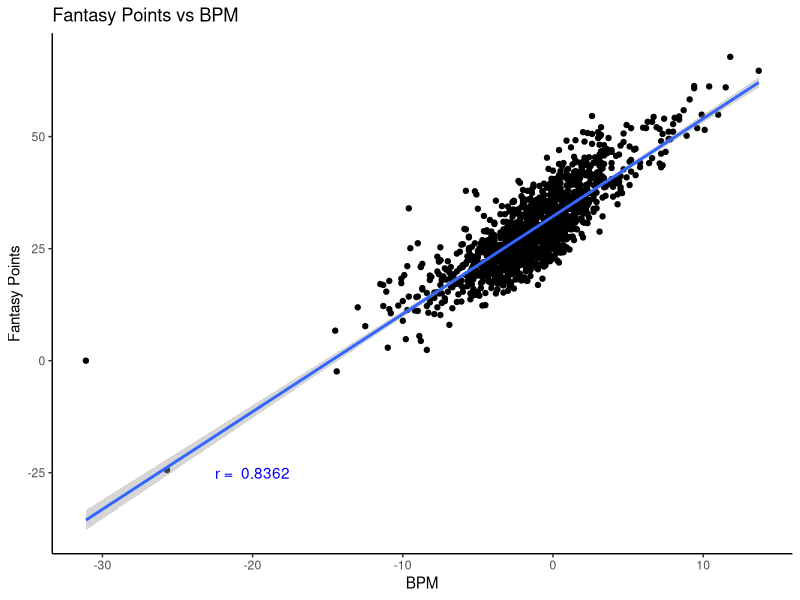
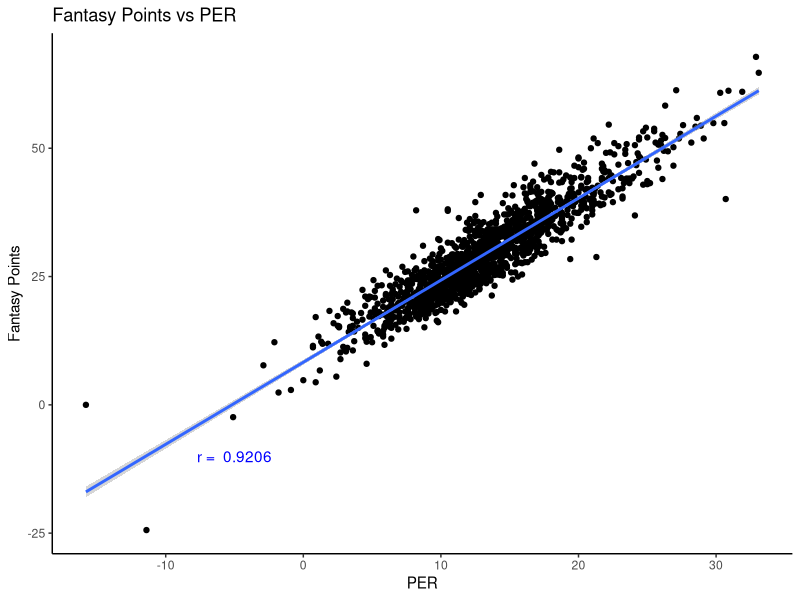
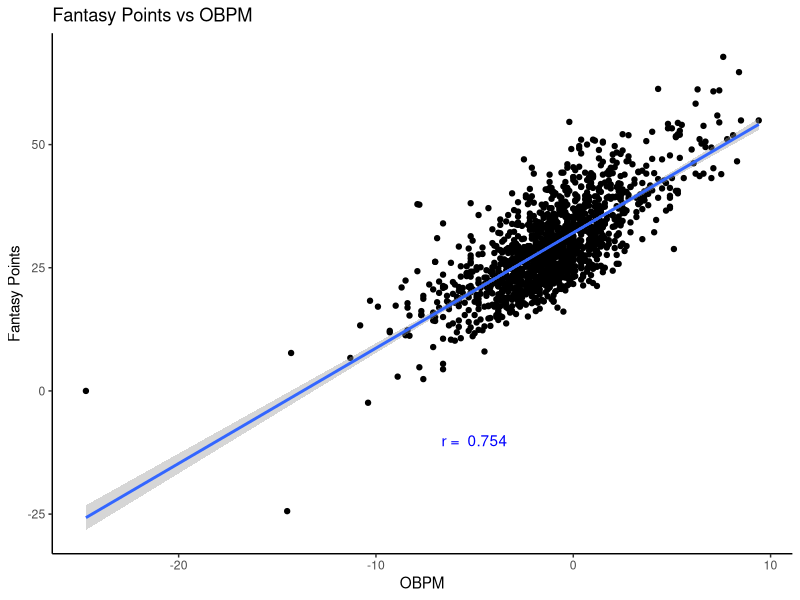
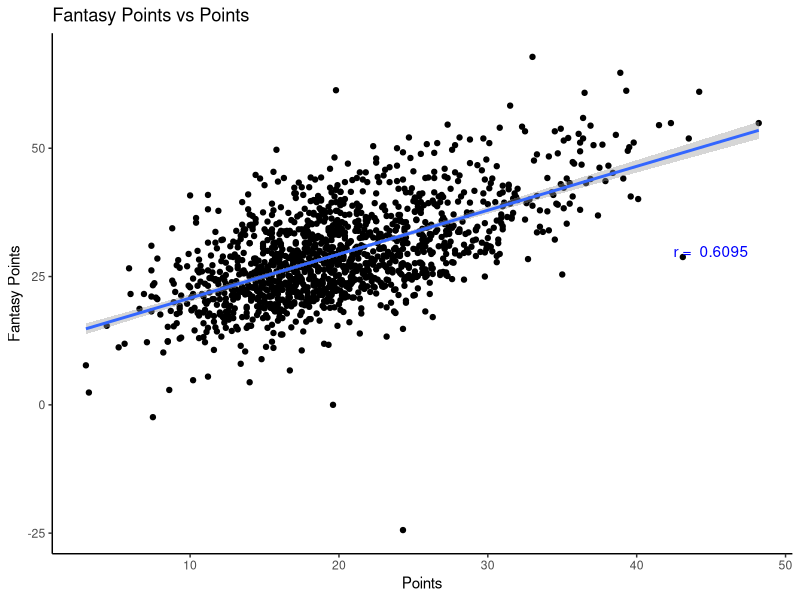
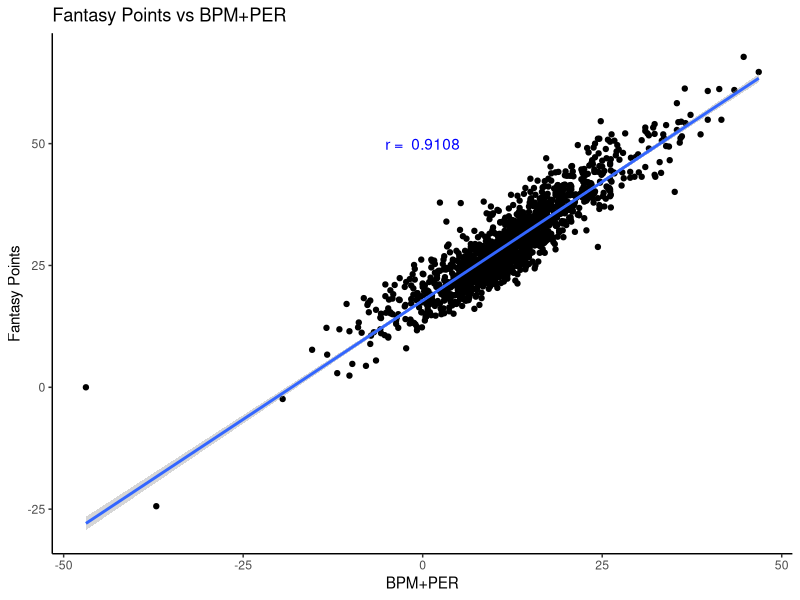
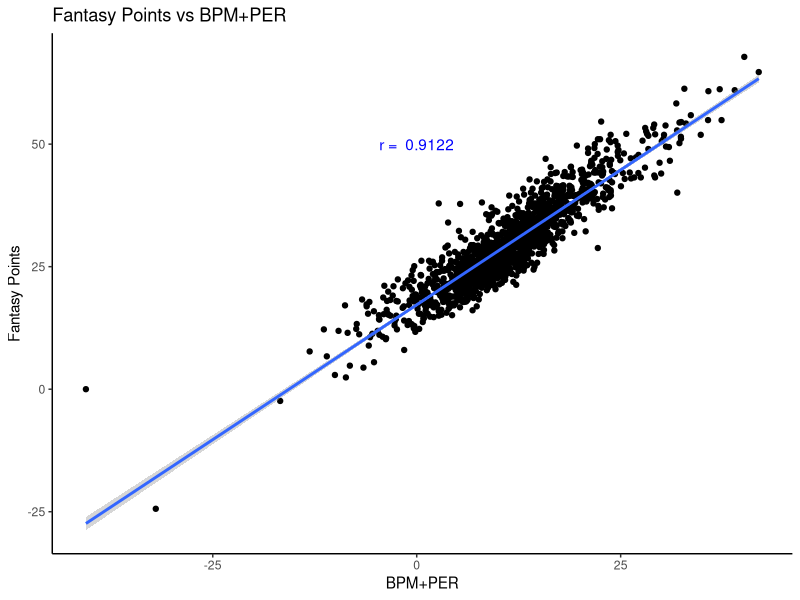
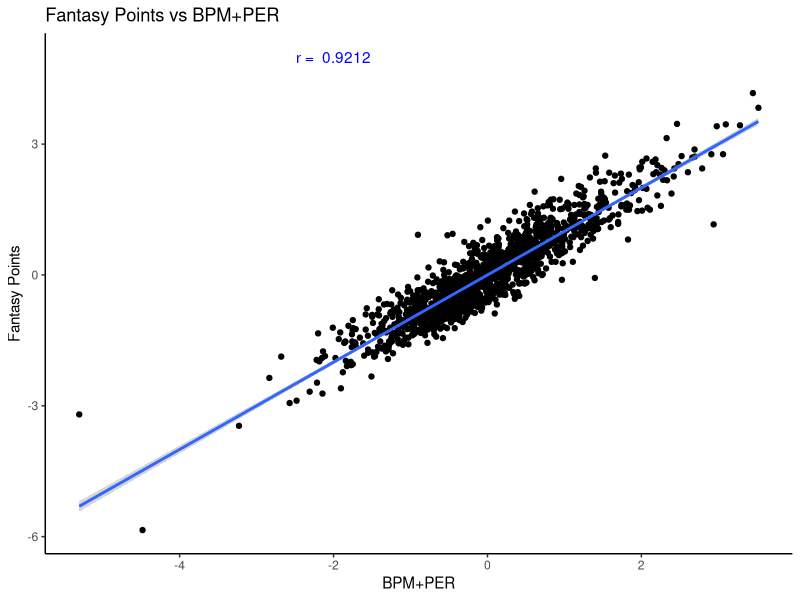
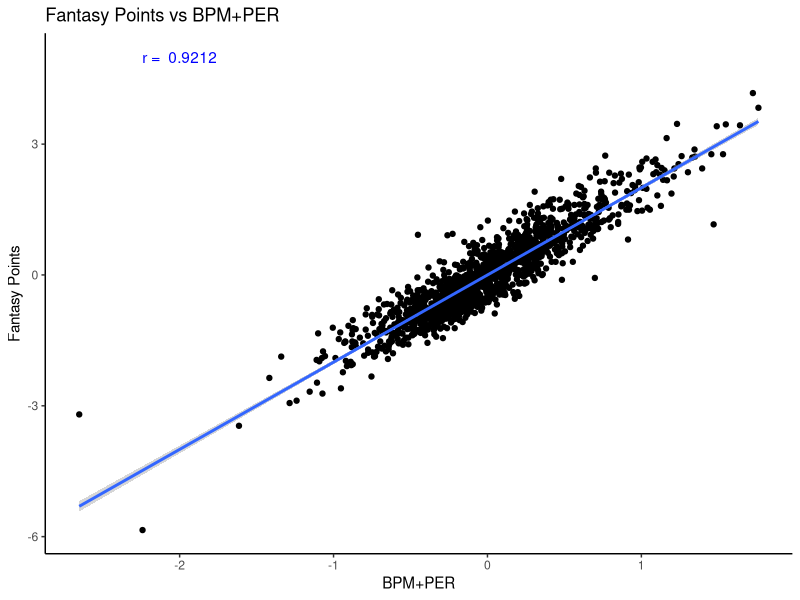

These figures' R source, in order:
## ---- chunk 1
library(tidyverse)
library(readr)

fantasy <- read_csv("data/fantasy.csv")
## ---- chunk 2
ggplot(fantasy, aes(bpm, fpts_100)) +
  geom_point() +
  annotate(geom = "text", x = -20, y = -25, label = paste("r = ",format(round(cor(fantasy$bpm, fantasy$fpts_100),4))), colour = "blue") +
  labs(
    title = "Fantasy Points vs BPM",
    x = "BPM",
    y = "Fantasy Points"
  ) +
  theme_classic() +
  geom_smooth(method = "lm") 
## ---- chunk 3
ggplot(fantasy, aes(per, fpts_100)) +
  geom_point()+
  annotate(geom = "text", x = -5, y = -10, label = paste("r = ",format(round(cor(fantasy$per, fantasy$fpts_100),4))), colour = "blue") +
  labs(
    title = "Fantasy Points vs PER",
    x = "PER",
    y = "Fantasy Points"
  ) +
  theme_classic() +
  geom_smooth(method = "lm") 
  

## ---- chunk 4
ggplot(fantasy, aes(obpm, fpts_100)) +
  geom_point()+
  annotate(geom = "text", x = -5, y = -10, label = paste("r = ",format(round(cor(fantasy$obpm, fantasy$fpts_100),4))), colour = "blue") +
  labs(
    title = "Fantasy Points vs OBPM",
    x = "OBPM",
    y = "Fantasy Points"
  ) +
  theme_classic() +
  geom_smooth(method = "lm") 
  
## ---- chunk 5
ggplot(fantasy, aes(pts, fpts_100)) +
  geom_point()+
  annotate(geom = "text", x = 45, y = 30, label = paste("r = ",format(round(cor(fantasy$pts, fantasy$fpts_100),4))), colour = "blue") +
  labs(
    title = "Fantasy Points vs Points",
    x = "Points",
    y = "Fantasy Points"
  ) +
  theme_classic() +
  geom_smooth(method = "lm") 
  
## ---- chunk 6
fantasy <- fantasy %>%
  mutate(bpm_per = bpm +per)

ggplot(fantasy, aes(bpm_per, fpts_100)) +
  geom_point() +
  annotate(geom = "text", x = 0, y = 50, label = paste("r = ",format(round(cor(fantasy$bpm_per, fantasy$fpts_100),4))), colour = "blue") +
  labs(
    title = "Fantasy Points vs BPM+PER",
    x = "BPM+PER",
    y = "Fantasy Points"
  ) +
  theme_classic() +
  geom_smooth(method = "lm") 
## ---- chunk 7
fantasy <- fantasy %>%
  mutate(measure = (0.8362*bpm) + (0.9206*per))

ggplot(fantasy, aes(measure, fpts_100)) +
  geom_point() +
  annotate(geom = "text", x = 0, y = 50, label = paste("r = ",format(round(cor(fantasy$measure, fantasy$fpts_100),4))), colour = "blue") +
  labs(
    title = "Fantasy Points vs BPM+PER",
    x = "BPM+PER",
    y = "Fantasy Points"
  ) +
  theme_classic() +
  geom_smooth(method = "lm") 
## ---- chunk 8
fantasy$bpm <- scale(fantasy$bpm)

fantasy$per <- scale(fantasy$per)

fantasy$fpts_100 <- scale(fantasy$fpts_100)
## ---- chunk 9
lm(data = fantasy, fpts_100~bpm + per)

fantasy <- fantasy %>%
  mutate(coeff = (7.400e-02*bpm) + (8.546e-01*per))

ggplot(fantasy, aes(coeff, fpts_100)) +
  geom_point() +
  annotate(geom = "text", x = -2, y = 5, label = paste("r = ",format(round(cor(fantasy$coeff, fantasy$fpts_100),4))), colour = "blue") +
  labs(
    title = "Fantasy Points vs BPM+PER",
    x = "BPM+PER",
    y = "Fantasy Points"
  ) +
  theme_classic() +
  geom_smooth(method = "lm") 
## ---- chunk 10
fantasy <- fantasy %>%
  mutate(mean_bpm_per = ((7.400e-02*bpm) + (8.546e-01*per))/2)

ggplot(fantasy, aes(mean_bpm_per, fpts_100)) +
  geom_point() +
  annotate(geom = "text", x = -2, y = 5, label = paste("r = ",format(round(cor(fantasy$mean_bpm_per, fantasy$fpts_100),4))), colour = "blue") +
  labs(
    title = "Fantasy Points vs BPM+PER",
    x = "BPM+PER",
    y = "Fantasy Points"
  ) +
  theme_classic() +
  geom_smooth(method = "lm") 
